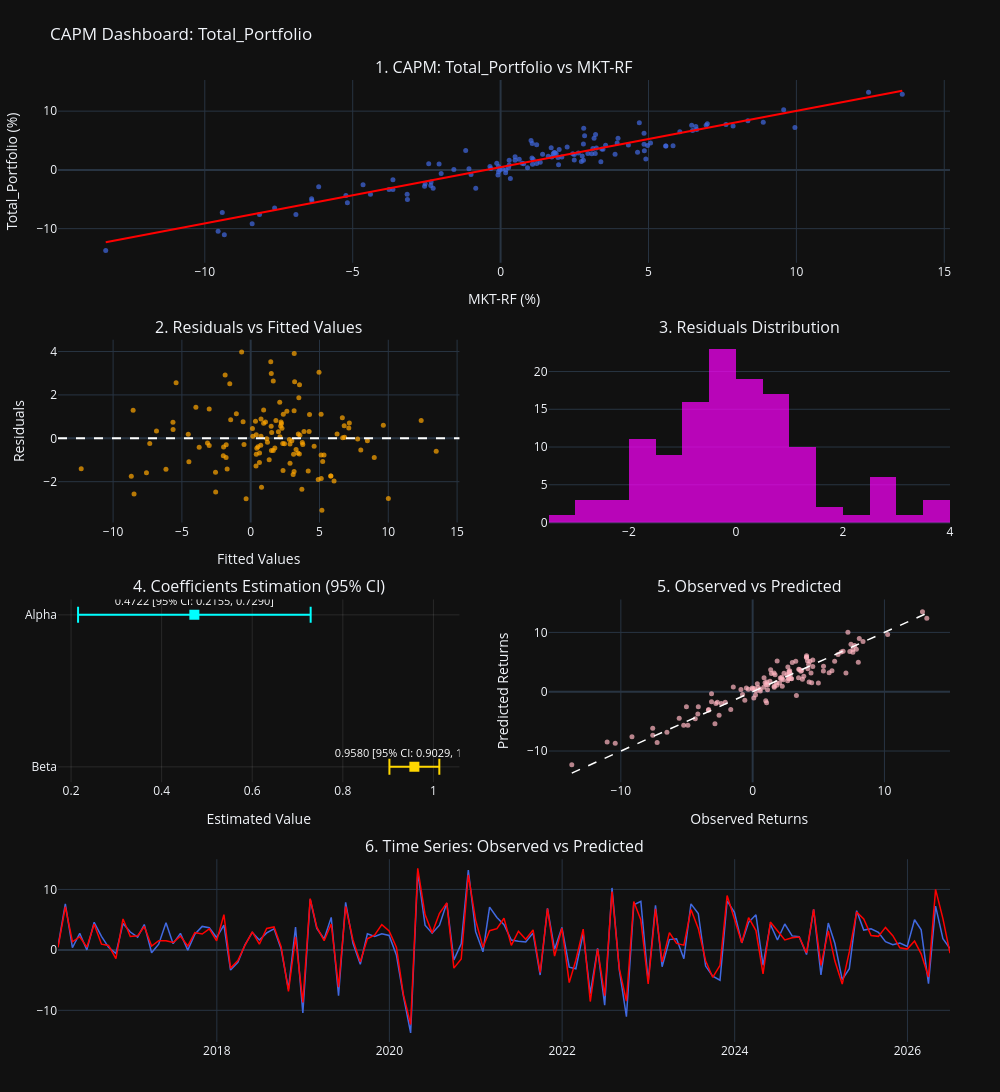

Here is the notebook cell this chart was saved with:
### Markdown cell above
### 1b. CAPM via `statsmodels` + Diagnostic Dashboard

**What the code does.** `run_capm_analysis()` re-estimates the same single-factor CAPM regression, this time using `statsmodels.OLS`, which returns the full inferential toolkit (coefficients, standard errors, $R^2$/adjusted $R^2$, $F$-statistic, fitted values, residuals) without needing to hand-code the linear algebra. `plot_capm_visualizations()` then renders a 6-panel diagnostic dashboard for the currently selected portfolio (`selected_portfolio`, set to `Total_Portfolio`):

1. Scatter of excess return vs. `MKT-RF` with the fitted CAPM line.
2. Residuals vs. fitted values — used to check for **heteroscedasticity** (a funnel/fan shape would indicate the constant-variance assumption behind classical standard errors is violated).
3. Histogram of residuals — a rough visual normality check that underpins the validity of the $t$/$F$ tests in a finite sample.
4. Forest plot of alpha and beta with their 95% confidence intervals.
5. Observed vs. predicted returns, benchmarked against the $y=x$ line (a well-fit model should hug this diagonal).
6. Time series overlay of observed vs. fitted excess returns, useful for spotting periods where the model systematically over/under-predicts (e.g. around regime changes like the 2020 Covid shock or the 2022 rate-hiking cycle).

**Why this matters on the ML side.** This cell shifts the notebook from "compute a coefficient" to "diagnose whether the linear-regression assumptions hold" — the same checks (residual patterns, normality, leverage) that apply to any linear model, not just CAPM. Getting identical point estimates here as in the manual implementation (Section 1a) is itself a validation step: it confirms the hand-rolled formulas were implemented correctly.

**Results obtained (Total_Portfolio).** α = 0.290 (p = 0.028), β = 0.959, R² = 0.905, adjusted R² = 0.904 — consistent to the fourth decimal with the manual computation in Section 1a. The residual plots (panels 2–3) show no obvious funnel shape or strong skew, giving no immediate red flag on homoscedasticity or normality, though this is only visual — the "Limitations" discussion in Section 1 recommends formal tests (Breusch-Pagan, Jarque-Bera) as a next step.

### Code cell
def run_capm_analysis(data, portfolio_col, market_factor: str = 'MKT-RF'):
    
    y = data[portfolio_col]
    X = sm.add_constant(data[market_factor])

    model = sm.OLS(y, X).fit()

    summary_table = model.summary2().tables[1]
    summary_table.index = ['Alpha', 'Beta (MKT-RF)']
    summary_table = summary_table.rename(columns={'P>|t|': 'p-value'})

    results = {
        'alpha': model.params['const'],
        'beta': model.params[market_factor],
        'p_alpha': model.pvalues['const'],
        'p_beta': model.pvalues[market_factor],
        'r2': model.rsquared,
        'adj_r2': model.rsquared_adj,
        'f_stat': model.fvalue,
        'p_f': model.f_pvalue,
        'fitted': model.fittedvalues,
        'residuals': model.resid,
        'model': model,
    }
    
    return results


def plot_capm_visualizations(data, portfolio_col, results: dict, market_factor: str = 'MKT-RF'):
    x = data[market_factor]
    y = data[portfolio_col]
    
    alpha_hat = results['alpha']
    beta_hat = results['beta']
    fitted = results['fitted']
    residuals = results['residuals']
    capm_model = results['model']

    fig = make_subplots(
        rows=4, cols=2,
        specs=[
            [{"colspan": 2}, None],  
            [{}, {}],                
            [{}, {}],                
            [{"colspan": 2}, None]  
        ],
        subplot_titles=(
            f'1. CAPM: {portfolio_col} vs {market_factor}',
            '2. Residuals vs Fitted Values',
            '3. Residuals Distribution',
            '4. Coefficients Estimation (95% CI)',
            '5. Observed vs Predicted',
            '6. Time Series: Observed vs Predicted'
        ),
        vertical_spacing=0.08,
        horizontal_spacing=0.1
    )

    x_line = np.linspace(x.min(), x.max(), 100)
    y_line = alpha_hat + beta_hat * x_line
    fig.add_trace(go.Scatter(x=x, y=y, mode='markers', marker=dict(size=5, color='royalblue', opacity=0.7), name='Observations', showlegend=False), row=1, col=1)
    fig.add_trace(go.Scatter(x=x_line, y=y_line, mode='lines', line=dict(color='red', width=2), name='CAPM Line', showlegend=False), row=1, col=1)

    fig.add_trace(go.Scatter(x=fitted, y=residuals, mode='markers', marker=dict(size=5, color='orange', opacity=0.7), name='Residuals', showlegend=False), row=2, col=1)
    fig.add_hline(y=0, line_color='white', line_dash='dash', row=2, col=1)
    
    fig.add_trace(go.Histogram(x=residuals, nbinsx=25, marker=dict(color='magenta', opacity=0.7), name='Distribution', showlegend=False), row=2, col=2)

    coef_df = capm_model.conf_int().rename(columns={0:'lower', 1:'upper'})
    coef_df.index = ['Alpha', 'Beta']
    coef_df['estimate'] = capm_model.params.values

    for param, color in zip(['Beta', 'Alpha'], ['gold', 'cyan']):
        est = coef_df.loc[param, 'estimate']
        lower = coef_df.loc[param, 'lower']
        upper = coef_df.loc[param, 'upper']
        
        fig.add_trace(go.Scatter(
            x=[est], 
            y=[param],
            mode='markers+text',
            marker=dict(symbol='square', size=10, color=color),
            error_x=dict(
                type='data', 
                symmetric=False,
                array=[upper - est],
                arrayminus=[est - lower],
                color=color, 
                thickness=2, 
                width=8
            ),
            text=[f"{est:.4f} [95% CI: {lower:.4f}, {upper:.4f}]"],
            textposition="top center",
            textfont=dict(color='white', size=11),
            showlegend=False
        ), row=3, col=1)

    # --- 5) Observed vs Predicted (Row 3, Col 2) ---
    fig.add_trace(go.Scatter(x=y, y=fitted, mode='markers', marker=dict(size=5, color='lightpink', opacity=0.7), name='Obs vs Pred', showlegend=False), row=3, col=2)
    fig.add_trace(go.Scatter(x=[y.min(), y.max()], y=[y.min(), y.max()], mode='lines', line=dict(color='white', width=1.5, dash='dash'), name='y=x', showlegend=False), row=3, col=2)

    # --- 6) Time Series (Row 4, Col 1 - Colspan 2) ---
    fig.add_trace(go.Scatter(x=data.index, y=y, mode='lines', line=dict(color='royalblue', width=1.5), name='Observed', showlegend=False), row=4, col=1)
    fig.add_trace(go.Scatter(x=data.index, y=fitted, mode='lines', line=dict(color='red', width=1.5), name='Predicted', showlegend=False), row=4, col=1)

    fig.update_layout(
        title=f"CAPM Dashboard: {portfolio_col}",
        template='plotly_dark', 
        height=1200, 
        width=1000,
        hovermode="x unified",
        showlegend=False,
        margin=dict(l=50, r=50, t=80, b=50) 
    )
    
    fig.update_xaxes(title_text=f"{market_factor} (%)", row=1, col=1)
    fig.update_yaxes(title_text=f"{portfolio_col} (%)", row=1, col=1)
    
    fig.update_xaxes(title_text="Fitted Values", row=2, col=1)
    fig.update_yaxes(title_text="Residuals", row=2, col=1)
    
    fig.update_xaxes(title_text="Estimated Value", row=3, col=1, showgrid=True, gridcolor='rgba(255,255,255,0.1)')
    fig.update_yaxes(showgrid=True, gridcolor='rgba(255,255,255,0.1)', row=3, col=1)
    
    fig.update_xaxes(title_text="Observed Returns", row=3, col=2)
    fig.update_yaxes(title_text="Predicted Returns", row=3, col=2)
    
    fig.show()

capm_results = run_capm_analysis(df_final, selected_portfolio)
plot_capm_visualizations(df_final, selected_portfolio, capm_results)
